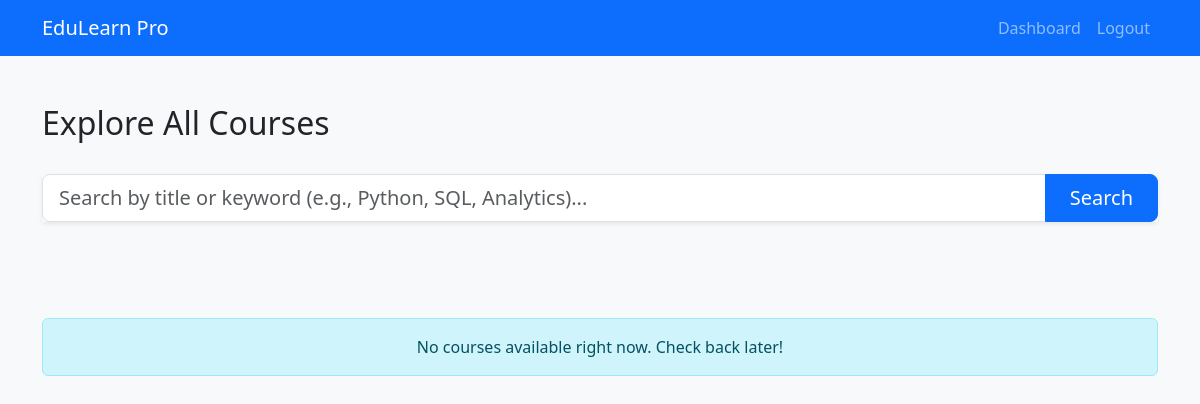
/courses, run on an earlier commit of the app's database.
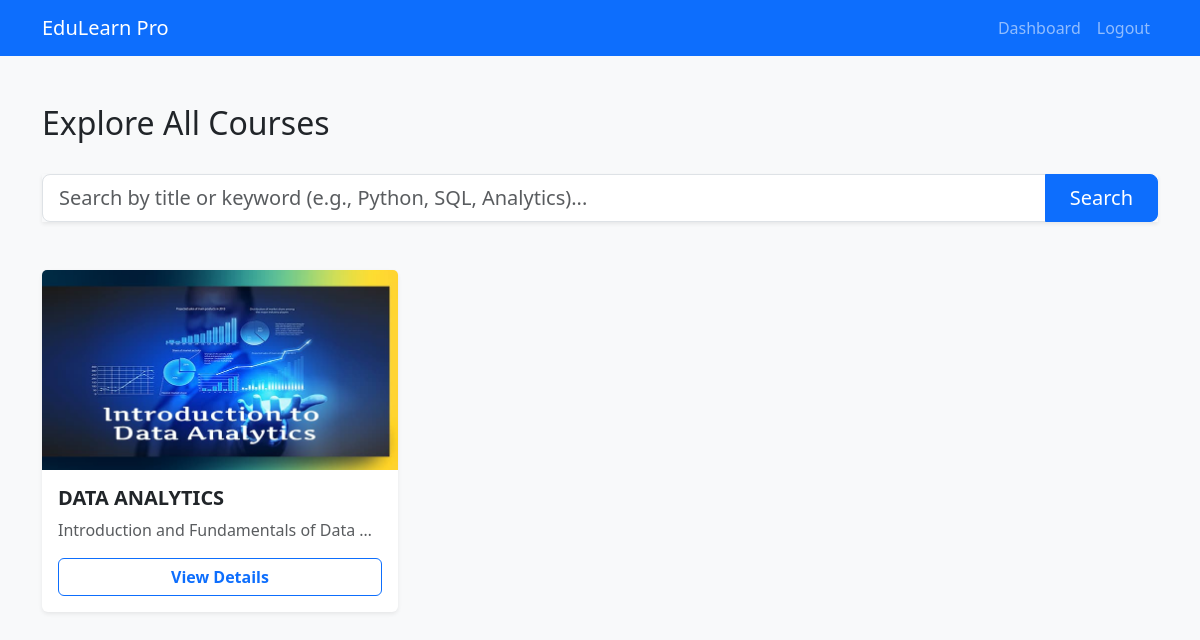
And on a later commit of the database.
### tables this page shows
CREATE TABLE courses (
    id INTEGER PRIMARY KEY AUTOINCREMENT,
    title TEXT NOT NULL,
    description TEXT,
    instructor_id INTEGER, thumbnail TEXT,
    FOREIGN KEY (instructor_id) REFERENCES users (id)
);

### app.py (the view)
@app.route('/courses')
def courses():
    conn = get_db_connection()
    search_query = request.args.get('search', '')
    if search_query:
        sql_query = 'SELECT * FROM courses WHERE title LIKE ? OR description LIKE ?'
        wildcard_search = f"%{search_query}%"
        all_courses = conn.execute(sql_query, (wildcard_search, wildcard_search)).fetchall()
    else:
        all_courses = conn.execute('SELECT * FROM courses').fetchall()
    conn.close()
    return render_template('courses.html', courses=all_courses, search_query=search_query)

### app.py (called while the page is built)
def get_db_connection():
    conn = sqlite3.connect('database.db')
    conn.row_factory = sqlite3.Row
    return conn

### templates/courses.html (shortened to what this page needs)
<!DOCTYPE html>
<html lang="en">
<head>
    <link href="https://cdn.jsdelivr.net/npm/bootstrap@5.3.0/dist/css/bootstrap.min.css" rel="stylesheet">
</head>
<body class="bg-light">
    <nav class="navbar navbar-expand-lg navbar-dark bg-primary">
        <div class="container">
            <a class="navbar-brand" href="/">EduLearn Pro</a>
            <div class="navbar-nav ms-auto">
                <a href="/dashboard" class="nav-link">Dashboard</a>
                <a href="/logout" class="nav-link">Logout</a>
            </div>
        </div>
    </nav>
    <div class="container mt-5">
        <div class="d-flex justify-content-between align-items-center mb-4">
            <h2>Explore All Courses</h2>
        </div>
        <form action="{{ url_for('courses') }}" method="GET" class="mb-5">
            <div class="input-group shadow-sm">
                <input type="text" name="search" class="form-control form-control-lg"
                       placeholder="Search by title or keyword (e.g., Python, SQL, Analytics)..."
                       value="{{ search_query }}">
                <button class="btn btn-primary btn-lg px-4" type="submit">Search</button>
            </div>
        </form>
        <div class="row">
            {% for course in courses %}
            <div class="col-md-4 mb-4">
                <div class="card h-100 shadow-sm border-0">
                    {% if course['thumbnail'] %}
                        <img src="{{ url_for('static', filename='uploads/' + course['thumbnail']) }}" class="card-img-top" alt="Course Image" style="height: 200px; object-fit: cover;">
                    {% else %}
                        <div class="card-img-top bg-secondary text-white d-flex align-items-center justify-content-center" style="height: 200px;">
                            <span>No Image</span>
                        </div>
                    {% endif %}
                    <div class="card-body d-flex flex-column">
                        <h5 class="card-title fw-bold">{{ course['title'] }}</h5>
                        <p class="card-text text-truncate text-muted">{{ course['description'] }}</p>
                        <div class="mt-auto">
                            {% if session.get('role') == 'student' %}
                                <form action="{{ url_for('enroll', course_id=course['id']) }}" method="POST">
                                    <button type="submit" class="btn btn-success w-100 fw-bold">Enroll Now</button>
                                </form>
                            {% elif session.get('role') == 'instructor' and session.get('user_id') == course['instructor_id'] %}
                                <a href="{{ url_for('course_details', course_id=course['id']) }}" class="btn btn-primary w-100 fw-bold">Manage Course</a>
                            {% else %}
                                <a href="{{ url_for('course_details', course_id=course['id']) }}" class="btn btn-outline-primary w-100 fw-bold">View Details</a>
                            {% endif %}
                        </div>
                    </div>
                </div>
            </div>
            {% else %}
            <div class="col-12 text-center py-5">
                {% if search_query %}
                    <h4 class="text-muted">No courses found matching "{{ search_query }}"</h4>
                    <a href="/courses" class="btn btn-outline-primary mt-3">Show all courses</a>
                {% else %}
                    <div class="alert alert-info">No courses available right now. Check back later!</div>
                {% endif %}
            </div>
            {% endfor %}
        </div>
    </div>
</body>
</html>

What changed in the data, as far as the page shows it:
added courses: thumbnail (picture), title "DATA ANALYTICS", description "Introduction and Fundamentals of Data…"
Also different on the page:
text no longer shown: "No courses available right now. Check back later!"
